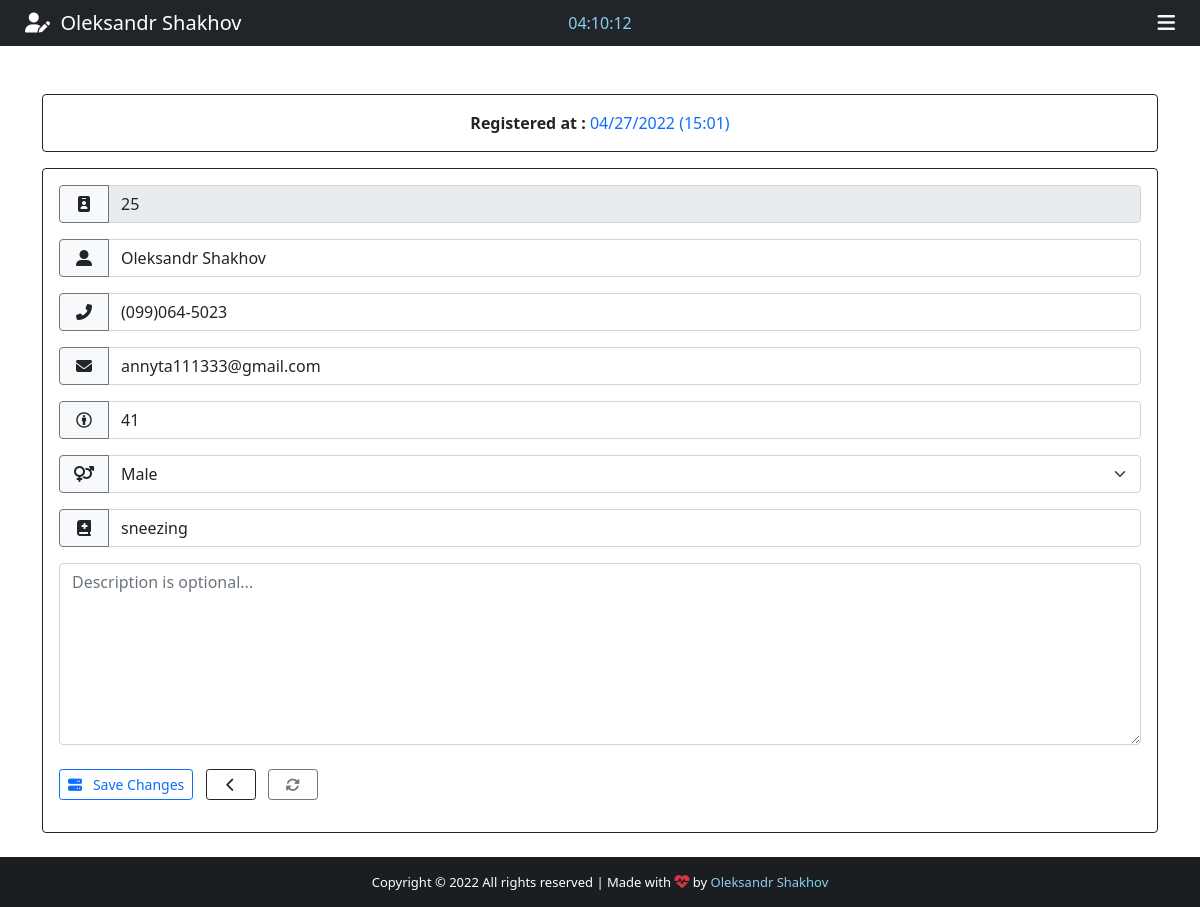
Page /patient/25 (signed in) on the committed database.
### App/models.py (models this page shows, shortened)
class Patient(models.Model):
    GENDER = (
        ('Female', 'F'),
        ('Male', 'M'),
    )
    id = models.IntegerField(primary_key=True)
    name = models.CharField(max_length=100)
    phone = models.CharField(max_length=100)
    email = models.CharField(max_length=100)
    diagnosis = models.CharField(max_length=200)
    age = models.CharField(max_length=100)
    gender = models.CharField(max_length=100, null=True, choices=GENDER)
    note = models.TextField(blank=True)
    created_at = models.DateTimeField(auto_now_add=True)

### App/views.py (the view)
# urls.py: path('patient/<str:patient_id>',
@cache_control(no_cache=True, must_revalidate=True,
               no_store=True)  # For Security
@login_required(login_url='login')
def patient(request, patient_id):
    patient = Patient.objects.get(id=patient_id)
    if patient != None:
        return render(request, 'edit.html', {'patient': patient})

### App/templates/edit.html (shortened to what this page needs)
{% extends 'add.html' %}
{% block navbar-content %}
<i class="fas fa-user-edit"></i>&nbsp;&nbsp;{{ patient.name }}
{% endblock navbar-content %}
{% block card-title %}
<strong>Registered at : </strong> <span class="text-primary"> {{ patient.created_at | date:'m/d/Y (H:i)' }}</span>
{% endblock card-title %}
{% block Btn-content1 %}
<i class="fas fa-server"></i>&nbsp;&nbsp; Save Changes
{% endblock Btn-content1 %}
{% block action %} action="/edit_patient" {% endblock action %}
{% block Value-id %}
<div class="input-group mb-3" title="Patient ID">
	<span class="side-label btn border-secondary bg-light text-small"><i class="fas fa-id-badge"></i></span>
	<input type="text" class="form-control text-small" name="id" value="{{ patient.id }}" readonly>
</div>
{% endblock Value-id %}
{% block Value-name %}value='{{ patient.name }}'{% endblock Value-name %}
{% block Value-phone %}value='{{ patient.phone }}'{% endblock Value-phone %}
{% block Value-email %}value='{{ patient.email }}'{% endblock Value-email %}
{% block Value-age %}value='{{ patient.age }}'{% endblock Value-age %}
{% block option %} <option style="background-color: #d3d3d3; color: #007bff;">{{ patient.gender }}</option> {% endblock option %}
{% block Value-gender %}value='{{ patient.gender }}'{% endblock Value-gender %}
{% block Value-diagnosis %}value='{{ patient.diagnosis }}'{% endblock Value-diagnosis %}

### App/templates/add.html (shortened to what this page needs)
{% extends 'base.html' %}
{% block time %}
<div class="col-sm">
	<center>
		<span style="color: #89cff0;" id="clock"></span>
	</center>
</div>
{% endblock time %}
{% block nav-btn %}
<div class="text-light" id="sidebar" data-bs-toggle="offcanvas" data-bs-target="#offcanvasRight" aria-controls="offcanvasRight">
	<i class="fas fa-bars"></i>
</div>
{% endblock nav-btn %}
{% block footer %} style="color: #89cff0; text-decoration: none;"{% endblock footer %}
{% block content %}
<div class="container">
	<div class="row">
		<div class="col-lg-12">
			<div class="card card-body border-dark mt-5">
				<span class="text-center text-small" id="info">{% block card-title %} <span class="text-primary"> FILL OUT THE FORM BELOW </span> {% endblock card-title %}</span>
			</div>
			<form {% block action %} action="/add_patient" {% endblock action %} method="POST" enctype="multipart/form-data" class="card p-3 border-dark mt-3">
				{% block Value-id %}{% endblock Value-id %}
				<div class="input-group mb-3">
					<span class="side-label btn border-secondary bg-light text-small"><i class="fas fa-user-alt"></i></span>
					<input type="text" class="form-control" name="name" id="name" maxlength="40" placeholder="Patient name" required {% block Value-name %} {% endblock Value-name %}>
				</div>
				<div class="input-group mb-3">
					<span class="side-label btn border-secondary bg-light text-small"><i class="fas fa-phone-alt"></i></span>
					<input type="text" class="form-control" name="phone" id="phone" placeholder="Patient phone" required {% block Value-phone %} {% endblock Value-phone %}>
				</div>
				<div class="input-group mb-3">
					<span class="side-label btn border-secondary bg-light text-small"><i class="fas fa-envelope"></i></span>
					<input type="text" class="form-control" name="email" id="email" maxlength="40" placeholder="Patient email" required {% block Value-email %} {% endblock Value-email %}>
				</div>
				<div class="input-group mb-3">
					<span class="side-label btn border-secondary bg-light text-small"><i class="fab fa-creative-commons-by"></i></span>
					<input type="text" class="form-control" name="age" id="age" maxlength="3" placeholder="Patient age" required {% block Value-age %} {% endblock Value-age %}>
				</div>
				<div class="input-group mb-3">
					<label><span class="side-label btn border-secondary bg-light text-small" style="border-radius: 4px 0px 0px 4px;"><i class="fa fa-venus-mars"></i></span></label>
					<select class="form-select" name="gender" id="gender" required {% block Value-gender %} {% endblock Value-gender %}>
						{% block option %}{% endblock option %}
					</select>
				</div>
				<div class="input-group mb-3">
					<span class="side-label btn border-secondary bg-light text-small"><i class="fas fa-book-medical"></i></span>
					<input type="text" class="form-control" name="diagnosis" id="diagnosis" maxlength="50" placeholder="Patient diagnosis" required {% block Value-diagnosis %} {% endblock Value-diagnosis %}>
				</div>
				<div class="form-group">
					<textarea class="form-control text-small" name="note" rows="7" maxlength="1000" placeholder="Description is optional...">{% block Value-note %}{% endblock Value-note %}</textarea>
				</div>
				<div id="btn-desktop" class="mt-4" style="width: 100%;">
					<button type="submit" class="btn btn-outline-primary btn-sm mb-3 btn-add">
						{% block Btn-content1 %}{% endblock Btn-content1 %}
					</button>
					<a href="{% url 'backend' %}" class="btn btn-outline-dark btn-sm mb-3 ms-2" style="width: 50px;" title="Back">
						<i class="fas fa-chevron-left"></i>
					</a>
					<button type="reset" class="btn btn-outline-secondary btn-sm mb-3 ms-2" style="width: 50px;" title="Reset">
						<i class="fas fa-sync-alt"></i>
					</button>
				</div>
			</form>
		</div>
	</div>
</div>
<br><br><br>
{% endblock content %}

### App/static/css/style.css (style rules this page uses)
html, body { height: 100%; margin: 0; max-width: 100%; overflow: hidden; }
#sidebar, #front-nav-icon { float: right; margin-right: 25px; cursor: pointer; font-size: 20px; }
.side-label { width: 80px; }
.side-label { width: 50px; }

### rows in the picture
Patient: name "Oleksandr Shakhov", created_at "04/27/2022 (15:01)", id "25", phone "(099)064-5023", email "annyta111333@gmail.com", age "41", gender "Male", diagnosis "sneezing"
